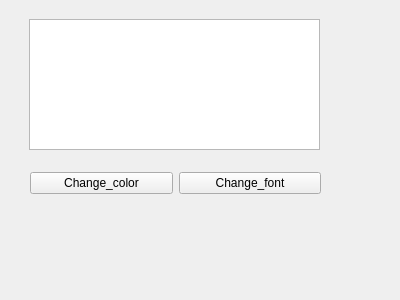
<?xml version="1.0" encoding="UTF-8"?>
<ui version="4.0">
 <class>Form</class>
 <widget class="QWidget" name="Form">
  <property name="geometry">
   <rect>
    <x>0</x>
    <y>0</y>
    <width>400</width>
    <height>300</height>
   </rect>
  </property>
  <property name="windowTitle">
   <string>Color_Font_Dialog</string>
  </property>
  <widget class="QWidget" name="verticalLayoutWidget">
   <property name="geometry">
    <rect>
     <x>29</x>
     <y>19</y>
     <width>291</width>
     <height>131</height>
    </rect>
   </property>
   <layout class="QVBoxLayout" name="verticalLayout">
    <item>
     <widget class="QTextEdit" name="textEdit"/>
    </item>
   </layout>
  </widget>
  <widget class="QWidget" name="">
   <property name="geometry">
    <rect>
     <x>30</x>
     <y>170</y>
     <width>291</width>
     <height>27</height>
    </rect>
   </property>
   <layout class="QHBoxLayout" name="horizontalLayout">
    <item>
     <widget class="QPushButton" name="pushButton">
      <property name="text">
       <string>Change_color</string>
      </property>
     </widget>
    </item>
    <item>
     <widget class="QPushButton" name="pushButton_2">
      <property name="text">
       <string>Change_font</string>
      </property>
     </widget>
    </item>
   </layout>
  </widget>
 </widget>
 <resources/>
 <connections/>
</ui>
